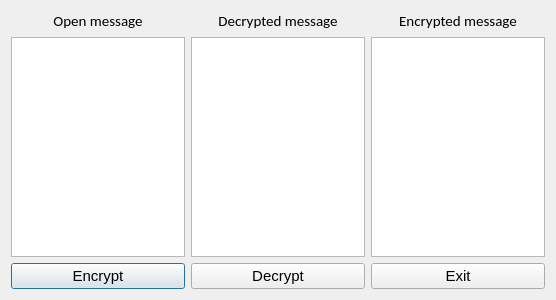
<?xml version="1.0" encoding="UTF-8"?>
<ui version="4.0">
 <class>Polybius_square</class>
 <widget class="QDialog" name="Polybius_square">
  <property name="geometry">
   <rect>
    <x>0</x>
    <y>0</y>
    <width>556</width>
    <height>300</height>
   </rect>
  </property>
  <property name="windowTitle">
   <string>Dialog</string>
  </property>
  <layout class="QGridLayout" name="gridLayout">
   <item row="2" column="0">
    <widget class="QPushButton" name="EncryptpushButton">
     <property name="font">
      <font>
       <pointsize>11</pointsize>
      </font>
     </property>
     <property name="text">
      <string>Encrypt</string>
     </property>
    </widget>
   </item>
   <item row="1" column="1">
    <widget class="QTextBrowser" name="DecryptedtextBrowser">
     <property name="font">
      <font>
       <pointsize>11</pointsize>
      </font>
     </property>
    </widget>
   </item>
   <item row="2" column="1">
    <widget class="QPushButton" name="DecryptpushButton">
     <property name="font">
      <font>
       <pointsize>11</pointsize>
      </font>
     </property>
     <property name="text">
      <string>Decrypt</string>
     </property>
    </widget>
   </item>
   <item row="1" column="0">
    <widget class="QPlainTextEdit" name="MessageplainTextEdit">
     <property name="font">
      <font>
       <pointsize>11</pointsize>
      </font>
     </property>
    </widget>
   </item>
   <item row="1" column="2">
    <widget class="QPlainTextEdit" name="EncryptedplainTextEdit">
     <property name="font">
      <font>
       <pointsize>11</pointsize>
      </font>
     </property>
    </widget>
   </item>
   <item row="2" column="2">
    <widget class="QPushButton" name="ExitpushButton">
     <property name="font">
      <font>
       <pointsize>11</pointsize>
      </font>
     </property>
     <property name="text">
      <string>Exit</string>
     </property>
    </widget>
   </item>
   <item row="0" column="0">
    <widget class="QLabel" name="label">
     <property name="font">
      <font>
       <family>Calibri</family>
       <pointsize>11</pointsize>
      </font>
     </property>
     <property name="text">
      <string>Open message</string>
     </property>
     <property name="alignment">
      <set>Qt::AlignCenter</set>
     </property>
    </widget>
   </item>
   <item row="0" column="1">
    <widget class="QLabel" name="label_2">
     <property name="font">
      <font>
       <family>Calibri</family>
       <pointsize>11</pointsize>
      </font>
     </property>
     <property name="text">
      <string>Decrypted message</string>
     </property>
     <property name="alignment">
      <set>Qt::AlignCenter</set>
     </property>
    </widget>
   </item>
   <item row="0" column="2">
    <widget class="QLabel" name="label_3">
     <property name="font">
      <font>
       <family>Calibri</family>
       <pointsize>11</pointsize>
      </font>
     </property>
     <property name="text">
      <string>Encrypted message</string>
     </property>
     <property name="alignment">
      <set>Qt::AlignCenter</set>
     </property>
    </widget>
   </item>
  </layout>
 </widget>
 <resources/>
 <connections/>
</ui>
